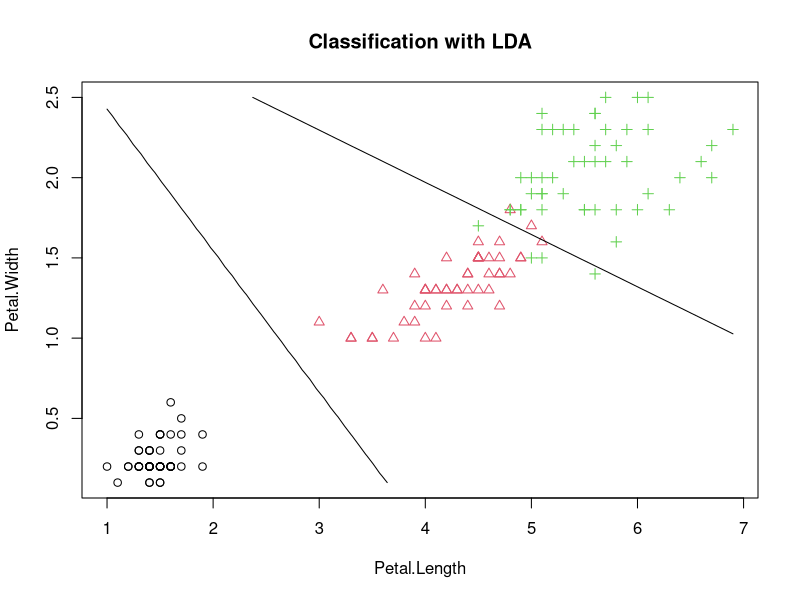
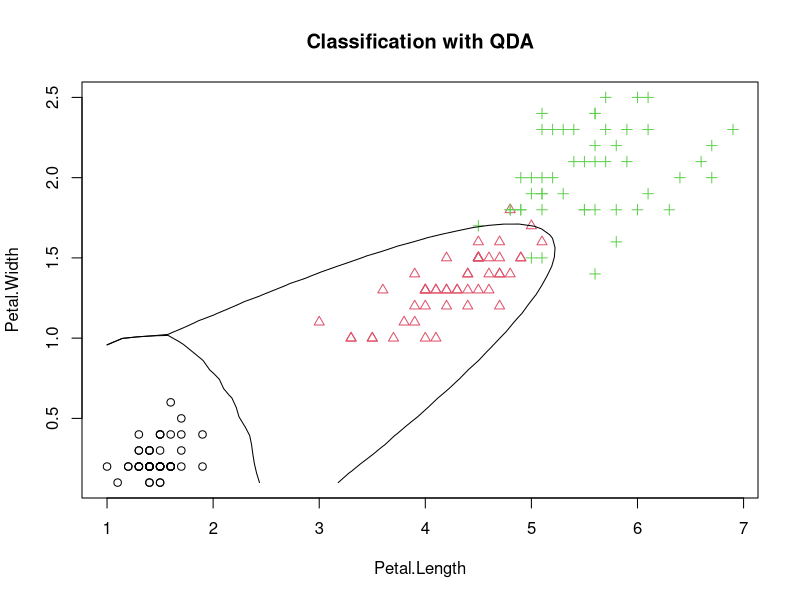
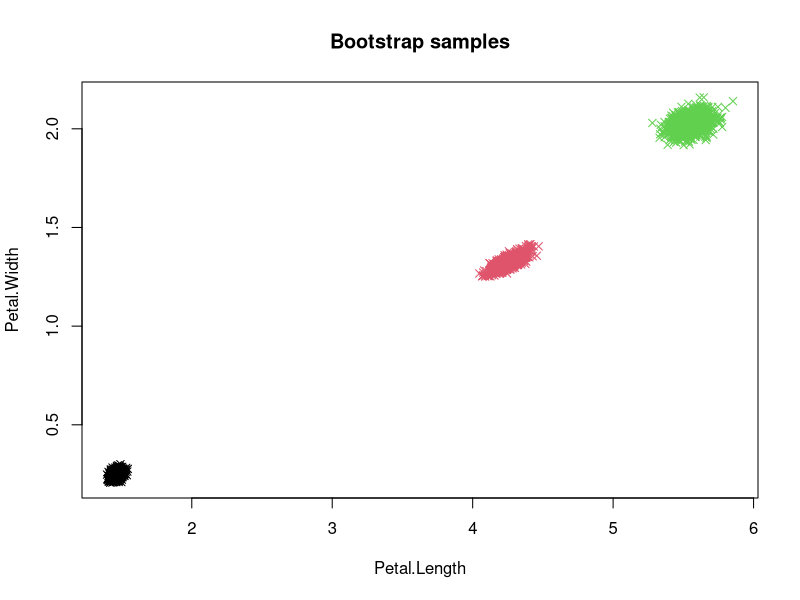
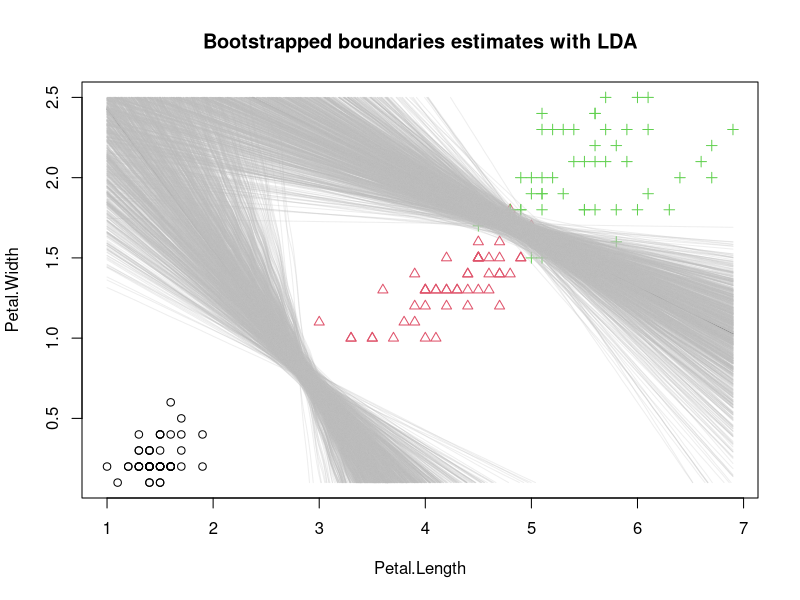
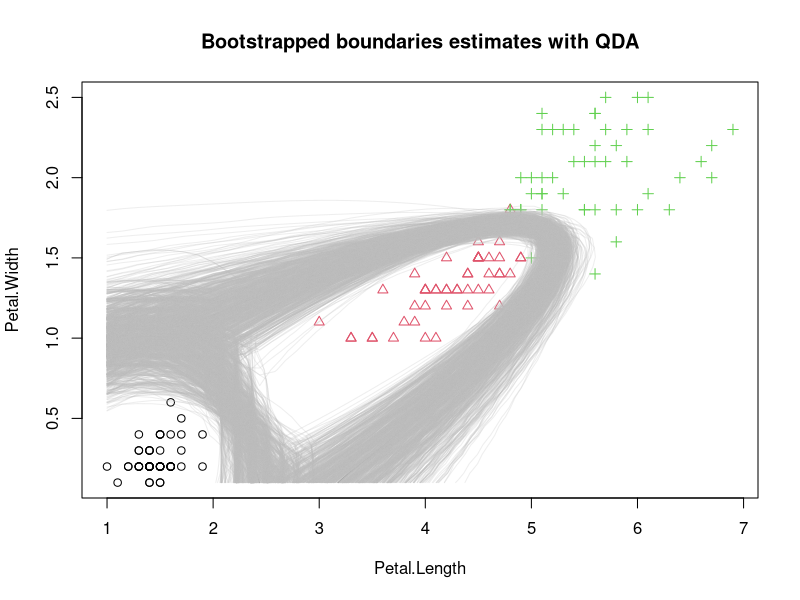

The R script that drew these images, in order:
### Code skeleton for Series 7, task 2

## Read in dataset, set seed, load package
Iris <- iris[,c("Petal.Length", "Petal.Width", "Species")]
grIris <- as.integer(Iris[, "Species"])
set.seed(16)
library(MASS)

## Read n
n <- nrow(Iris)

## Utility functiom for plotting boundaries
predplot <- function(object, x, gr = grIris, main = "", lines.only = FALSE,
                     len = 42, colcont = "black", ...)
{
  ##  gr : the true grouping/class vector
  stopifnot(length(gr) == nrow(x))
  xp <- seq(min(x[, 1]), max(x[, 1]), length = len)
  yp <- seq(min(x[, 2]), max(x[, 2]), length = len)
  grid <- expand.grid(xp, yp)
  colnames(grid) <- colnames(x)[-3]
  Z <- predict(object, grid, ...)
  zp <- as.numeric(Z$class)
  zp <- Z$post[, 3] - pmax(Z$post[, 2], Z$post[, 1])
  if(!lines.only)
    plot(x[,1], x[,2], col = gr, pch = gr,
         main = main, xlab = colnames(x)[1], ylab = colnames(x)[2])
  contour(xp, yp, matrix(zp, len),
          add = TRUE, levels = 0, drawlabels = FALSE, col = colcont)
  zp <- Z$post[, 1] - pmax(Z$post[, 2], Z$post[, 3])
  contour(xp, yp, matrix(zp, len),
          add = TRUE, levels = 0, drawlabels = FALSE, col = colcont)
}
## Bootstrap size
B <- 1000




###################################################
### TASK a)
###################################################

## Use function lda to fit data
class_lda <- lda(x = Iris[, -3], grouping = grIris)

## Use function predplot to plot the boundaries
predplot(class_lda, Iris, main = "Classification with LDA")

## Use function qda to fit data
class_qda <- qda(x = Iris[, -3], grouping = grIris)

## Use function predplot to plot the boundaries
predplot(class_qda, Iris, main = "Classification with QDA")


###################################################
### TASKS b)
###################################################

## Create a random index matrix with either functions sample or sample.int to generate bootstrap
## Each column corresponds to the n indices of one bootstrap sample
index <- matrix(sample.int(n, size = n * B, replace = TRUE), nrow=n, ncol=B)

## Initialize the list for LDA and QDA fits
fit_lda <- vector("list", B)
fit_qda <- vector("list", B)


## Use both methods on the bootstrap samples
for(i in 1:B) {
  ind <- index[, i]
  fit_lda[[i]] <- lda(x = Iris[ind, -3], grouping = grIris[ind])
  fit_qda[[i]] <- qda(x = Iris[ind, -3], grouping = grIris[ind])
}

## Initialize the mu_hat bootstrap estimates
mu_hat_1 <- mu_hat_2 <- mu_hat_3 <- matrix(0, ncol = B, nrow = 2)

## Determine the mu_hat bootstrap estimates

for(i in 1:B){
  ## Hint: look at fit_lda[[1]] and see how to extract the means
  mu_hat_all <- fit_lda[[i]]$means
  mu_hat_1[, i] <- mu_hat_all[1,]
  mu_hat_2[, i] <- mu_hat_all[2,]
  mu_hat_3[, i] <- mu_hat_all[3,]
}

## Plot the bootstrapped estimators
## define a suitable plotting range
xmin <- min(mu_hat_1[1,], mu_hat_2[1,], mu_hat_3[1,])
xmax <- max(mu_hat_1[1,], mu_hat_2[1,], mu_hat_3[1,])
ymin <- min(mu_hat_1[2,], mu_hat_2[2,], mu_hat_3[2,])
ymax <- max(mu_hat_1[2,], mu_hat_2[2,], mu_hat_3[2,])
## plot the estimated mean of each group
plot(mu_hat_1[1,], mu_hat_1[2,], xlim = c(xmin, xmax), ylim = c(ymin, ymax),
     xlab = colnames(Iris)[1], ylab = colnames(Iris)[2], pch = 4,
     main = "Bootstrap samples")
points(mu_hat_2[1,], mu_hat_2[2,], col = 2, pch = 4)
points(mu_hat_3[1,], mu_hat_3[2,], col = 3, pch = 4)


###################################################
### TASK c)
###################################################

## Plot the bootstrapped boundaries estimates with LDA
predplot(class_lda, Iris,
         main = "Bootstrapped boundaries estimates with LDA")
for(i in 1:B){
  fit <- fit_lda[[i]]
  predplot(fit, Iris, lines.only = TRUE, colcont = adjustcolor("gray", 0.25))
}



## Plot the bootstrapped boundaries estimates with QDA
predplot(class_qda, Iris,
         main= "Bootstrapped boundaries estimates with QDA")
for(i in 1:B){
  fit <- fit_qda[[i]]
  predplot(fit, Iris, lines.only = TRUE, colcont = adjustcolor("gray", 0.25))
}

###################################################
### TASK d)
###################################################


## write your own LOOCV code

cnt_lda = 0
cnt_qda = 0
for (i in 1:n){
  fit_lda_loocv <- lda(x = Iris[-i, -3], grouping = grIris[-i])
  cnt_lda = cnt_lda + as.integer(predict(fit_lda_loocv, Iris[i, -3])$class != grIris[i])
  fit_qda_loocv <- qda(x = Iris[-i, -3], grouping = grIris[-i])
  cnt_qda = cnt_qda + as.integer(predict(fit_qda_loocv, Iris[i, -3])$class != grIris[i])
}
print(cnt_lda)
print(cnt_qda)
